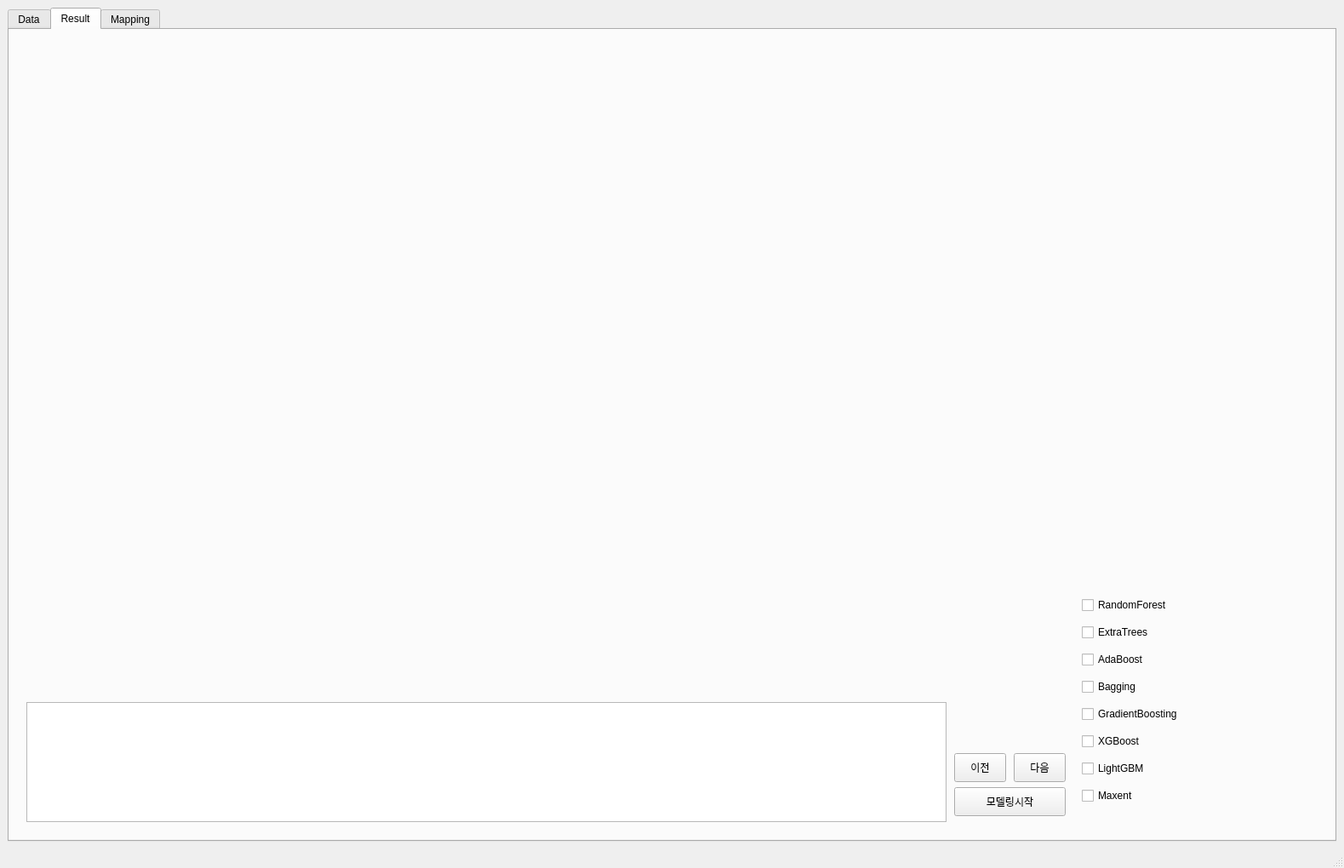
<?xml version="1.0" encoding="UTF-8"?>
<ui version="4.0">
 <class>MainWindow</class>
 <widget class="QMainWindow" name="MainWindow">
  <property name="enabled">
   <bool>true</bool>
  </property>
  <property name="geometry">
   <rect>
    <x>0</x>
    <y>0</y>
    <width>1579</width>
    <height>1020</height>
   </rect>
  </property>
  <property name="windowTitle">
   <string>MainWindow</string>
  </property>
  <widget class="QWidget" name="centralwidget">
   <layout class="QGridLayout" name="gridLayout">
    <item row="0" column="0">
     <widget class="QTabWidget" name="tabWidget">
      <property name="currentIndex">
       <number>1</number>
      </property>
      <widget class="QWidget" name="maintap">
       <attribute name="title">
        <string>Data</string>
       </attribute>
       <widget class="QPushButton" name="AscButton">
        <property name="geometry">
         <rect>
          <x>160</x>
          <y>70</y>
          <width>131</width>
          <height>31</height>
         </rect>
        </property>
        <property name="text">
         <string>2. 환경변수</string>
        </property>
       </widget>
       <widget class="QPushButton" name="SamplingButton">
        <property name="geometry">
         <rect>
          <x>10</x>
          <y>70</y>
          <width>141</width>
          <height>34</height>
         </rect>
        </property>
        <property name="text">
         <string>1. 위치 좌표</string>
        </property>
       </widget>
       <widget class="QTableWidget" name="table">
        <property name="geometry">
         <rect>
          <x>70</x>
          <y>140</y>
          <width>721</width>
          <height>731</height>
         </rect>
        </property>
       </widget>
       <widget class="QPushButton" name="CsvButton">
        <property name="geometry">
         <rect>
          <x>300</x>
          <y>70</y>
          <width>131</width>
          <height>31</height>
         </rect>
        </property>
        <property name="text">
         <string>3. csv파일</string>
        </property>
       </widget>
       <widget class="QPushButton" name="IncoderBtn">
        <property name="geometry">
         <rect>
          <x>660</x>
          <y>70</y>
          <width>131</width>
          <height>31</height>
         </rect>
        </property>
        <property name="text">
         <string>인코딩</string>
        </property>
       </widget>
       <widget class="QWidget" name="verticalLayoutWidget_4">
        <property name="geometry">
         <rect>
          <x>800</x>
          <y>140</y>
          <width>741</width>
          <height>731</height>
         </rect>
        </property>
        <layout class="QVBoxLayout" name="map_layout"/>
       </widget>
       <widget class="QPushButton" name="ColRM_btn">
        <property name="geometry">
         <rect>
          <x>520</x>
          <y>70</y>
          <width>131</width>
          <height>31</height>
         </rect>
        </property>
        <property name="text">
         <string>컬럼 제거</string>
        </property>
       </widget>
      </widget>
      <widget class="QWidget" name="tab_5">
       <attribute name="title">
        <string>Result</string>
       </attribute>
       <widget class="QPushButton" name="ModelingButton">
        <property name="geometry">
         <rect>
          <x>1110</x>
          <y>890</y>
          <width>131</width>
          <height>34</height>
         </rect>
        </property>
        <property name="text">
         <string>모델링시작</string>
        </property>
       </widget>
       <widget class="QTextEdit" name="textEdit">
        <property name="geometry">
         <rect>
          <x>20</x>
          <y>790</y>
          <width>1081</width>
          <height>141</height>
         </rect>
        </property>
       </widget>
       <widget class="QWidget" name="verticalLayoutWidget_2">
        <property name="geometry">
         <rect>
          <x>1260</x>
          <y>660</y>
          <width>141</width>
          <height>261</height>
         </rect>
        </property>
        <layout class="QVBoxLayout" name="verticalLayout">
         <item>
          <widget class="QCheckBox" name="RFCB">
           <property name="text">
            <string>RandomForest</string>
           </property>
          </widget>
         </item>
         <item>
          <widget class="QCheckBox" name="ETCB">
           <property name="text">
            <string>ExtraTrees</string>
           </property>
          </widget>
         </item>
         <item>
          <widget class="QCheckBox" name="AdaCB">
           <property name="text">
            <string>AdaBoost</string>
           </property>
          </widget>
         </item>
         <item>
          <widget class="QCheckBox" name="BaggingCB">
           <property name="text">
            <string>Bagging</string>
           </property>
          </widget>
         </item>
         <item>
          <widget class="QCheckBox" name="GBCB">
           <property name="text">
            <string>GradientBoosting</string>
           </property>
          </widget>
         </item>
         <item>
          <widget class="QCheckBox" name="XGBCB">
           <property name="text">
            <string>XGBoost</string>
           </property>
          </widget>
         </item>
         <item>
          <widget class="QCheckBox" name="LGBMCB">
           <property name="text">
            <string>LightGBM</string>
           </property>
          </widget>
         </item>
         <item>
          <widget class="QCheckBox" name="MaxentCB">
           <property name="text">
            <string>Maxent</string>
           </property>
          </widget>
         </item>
        </layout>
       </widget>
       <widget class="QWidget" name="verticalLayoutWidget">
        <property name="geometry">
         <rect>
          <x>20</x>
          <y>10</y>
          <width>1221</width>
          <height>771</height>
         </rect>
        </property>
        <layout class="QVBoxLayout" name="verticalLayout_2">
         <item>
          <widget class="QLabel" name="label_1">
           <property name="text">
            <string/>
           </property>
          </widget>
         </item>
         <item>
          <widget class="QLabel" name="label_2">
           <property name="text">
            <string/>
           </property>
          </widget>
         </item>
        </layout>
       </widget>
       <widget class="QPushButton" name="btn_prev">
        <property name="geometry">
         <rect>
          <x>1110</x>
          <y>850</y>
          <width>61</width>
          <height>34</height>
         </rect>
        </property>
        <property name="text">
         <string>이전</string>
        </property>
       </widget>
       <widget class="QPushButton" name="btn_next">
        <property name="geometry">
         <rect>
          <x>1180</x>
          <y>850</y>
          <width>61</width>
          <height>34</height>
         </rect>
        </property>
        <property name="text">
         <string>다음</string>
        </property>
       </widget>
       <widget class="QLabel" name="label">
        <property name="geometry">
         <rect>
          <x>1110</x>
          <y>800</y>
          <width>131</width>
          <height>41</height>
         </rect>
        </property>
        <property name="text">
         <string/>
        </property>
        <property name="alignment">
         <set>Qt::AlignCenter</set>
        </property>
       </widget>
      </widget>
      <widget class="QWidget" name="tab">
       <attribute name="title">
        <string>Mapping</string>
       </attribute>
       <widget class="QWidget" name="verticalLayoutWidget_3">
        <property name="geometry">
         <rect>
          <x>100</x>
          <y>70</y>
          <width>1341</width>
          <height>741</height>
         </rect>
        </property>
        <layout class="QVBoxLayout" name="PltLayout"/>
       </widget>
      </widget>
     </widget>
    </item>
   </layout>
   <widget class="QWidget" name="gridLayoutWidget">
    <property name="geometry">
     <rect>
      <x>70</x>
      <y>60</y>
      <width>2</width>
      <height>2</height>
     </rect>
    </property>
    <layout class="QGridLayout" name="gridLayout_2"/>
   </widget>
  </widget>
  <widget class="QMenuBar" name="menubar">
   <property name="geometry">
    <rect>
     <x>0</x>
     <y>0</y>
     <width>1579</width>
     <height>21</height>
    </rect>
   </property>
  </widget>
  <widget class="QStatusBar" name="statusbar"/>
 </widget>
 <resources/>
 <connections/>
</ui>
